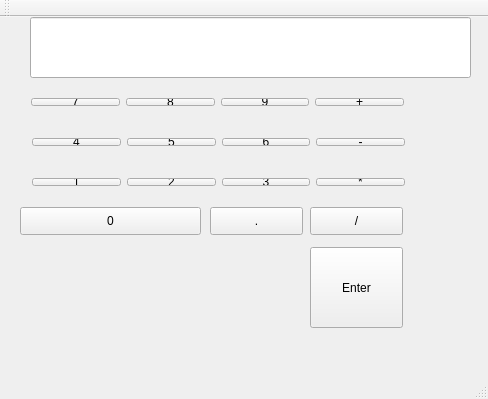
<?xml version="1.0" encoding="UTF-8"?>
<ui version="4.0">
 <class>MainWindow</class>
 <widget class="QMainWindow" name="MainWindow">
  <property name="geometry">
   <rect>
    <x>0</x>
    <y>0</y>
    <width>488</width>
    <height>399</height>
   </rect>
  </property>
  <property name="windowTitle">
   <string>MainWindow</string>
  </property>
  <widget class="QWidget" name="centralWidget">
   <widget class="QPushButton" name="pushButton_0">
    <property name="geometry">
     <rect>
      <x>20</x>
      <y>190</y>
      <width>181</width>
      <height>28</height>
     </rect>
    </property>
    <property name="text">
     <string>0</string>
    </property>
   </widget>
   <widget class="QLineEdit" name="lineEdit">
    <property name="geometry">
     <rect>
      <x>30</x>
      <y>0</y>
      <width>441</width>
      <height>61</height>
     </rect>
    </property>
   </widget>
   <widget class="QPushButton" name="pushButton_enter">
    <property name="geometry">
     <rect>
      <x>310</x>
      <y>230</y>
      <width>93</width>
      <height>81</height>
     </rect>
    </property>
    <property name="text">
     <string>Enter</string>
    </property>
   </widget>
   <widget class="QPushButton" name="pushButton_12">
    <property name="geometry">
     <rect>
      <x>210</x>
      <y>190</y>
      <width>93</width>
      <height>28</height>
     </rect>
    </property>
    <property name="text">
     <string>.</string>
    </property>
   </widget>
   <widget class="QPushButton" name="pushButton_divide">
    <property name="geometry">
     <rect>
      <x>310</x>
      <y>190</y>
      <width>93</width>
      <height>28</height>
     </rect>
    </property>
    <property name="text">
     <string>/</string>
    </property>
   </widget>
   <widget class="QWidget" name="layoutWidget">
    <property name="geometry">
     <rect>
      <x>20</x>
      <y>70</y>
      <width>395</width>
      <height>30</height>
     </rect>
    </property>
    <layout class="QHBoxLayout" name="horizontalLayout">
     <item>
      <widget class="QPushButton" name="pushButton_7">
       <property name="text">
        <string>7</string>
       </property>
      </widget>
     </item>
     <item>
      <widget class="QPushButton" name="pushButton_8">
       <property name="text">
        <string>8</string>
       </property>
      </widget>
     </item>
     <item>
      <widget class="QPushButton" name="pushButton_9">
       <property name="text">
        <string>9</string>
       </property>
      </widget>
     </item>
     <item>
      <widget class="QPushButton" name="pushButton_plus">
       <property name="text">
        <string>+</string>
       </property>
      </widget>
     </item>
    </layout>
   </widget>
   <widget class="QWidget" name="layoutWidget">
    <property name="geometry">
     <rect>
      <x>21</x>
      <y>110</y>
      <width>395</width>
      <height>30</height>
     </rect>
    </property>
    <layout class="QHBoxLayout" name="horizontalLayout_2">
     <item>
      <widget class="QPushButton" name="pushButton_4">
       <property name="text">
        <string>4</string>
       </property>
      </widget>
     </item>
     <item>
      <widget class="QPushButton" name="pushButton_5">
       <property name="text">
        <string>5</string>
       </property>
      </widget>
     </item>
     <item>
      <widget class="QPushButton" name="pushButton_6">
       <property name="text">
        <string>6</string>
       </property>
      </widget>
     </item>
     <item>
      <widget class="QPushButton" name="pushButton_minus">
       <property name="text">
        <string>-</string>
       </property>
      </widget>
     </item>
    </layout>
   </widget>
   <widget class="QWidget" name="layoutWidget">
    <property name="geometry">
     <rect>
      <x>21</x>
      <y>150</y>
      <width>395</width>
      <height>30</height>
     </rect>
    </property>
    <layout class="QHBoxLayout" name="horizontalLayout_3">
     <item>
      <widget class="QPushButton" name="pushButton_1">
       <property name="text">
        <string>1</string>
       </property>
      </widget>
     </item>
     <item>
      <widget class="QPushButton" name="pushButton_2">
       <property name="text">
        <string>2</string>
       </property>
      </widget>
     </item>
     <item>
      <widget class="QPushButton" name="pushButton_3">
       <property name="text">
        <string>3</string>
       </property>
      </widget>
     </item>
     <item>
      <widget class="QPushButton" name="pushButton_multiply">
       <property name="text">
        <string>*</string>
       </property>
      </widget>
     </item>
    </layout>
   </widget>
  </widget>
  <widget class="QMenuBar" name="menuBar">
   <property name="geometry">
    <rect>
     <x>0</x>
     <y>0</y>
     <width>488</width>
     <height>26</height>
    </rect>
   </property>
  </widget>
  <widget class="QToolBar" name="mainToolBar">
   <attribute name="toolBarArea">
    <enum>TopToolBarArea</enum>
   </attribute>
   <attribute name="toolBarBreak">
    <bool>false</bool>
   </attribute>
  </widget>
  <widget class="QStatusBar" name="statusBar"/>
 </widget>
 <layoutdefault spacing="6" margin="11"/>
 <resources/>
 <connections>
  <connection>
   <sender>pushButton_1</sender>
   <signal>clicked()</signal>
   <receiver>lineEdit</receiver>
   <slot>update()</slot>
   <hints>
    <hint type="sourcelabel">
     <x>68</x>
     <y>204</y>
    </hint>
    <hint type="destinationlabel">
     <x>250</x>
     <y>70</y>
    </hint>
   </hints>
  </connection>
 </connections>
</ui>
